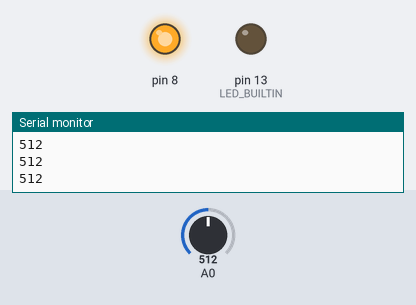
A sketch run on a simulated Arduino Uno, built with avr-gcc and run on an emulated ATmega328P. On the bench: output pins drawn as LEDs (lit = HIGH), the last lines printed to the serial monitor. Inputs (shaded band) come from the test bench; at power-on: A0 = 512.

Above: at 1.2 s.
1.3 s: A0 set to 76
2.8 s: A0 set to 63
At 3.7 s:
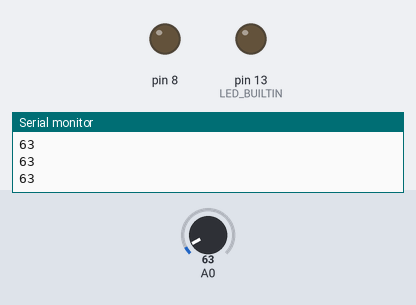
4.3 s: A0 set to 80
At 5.1 s:
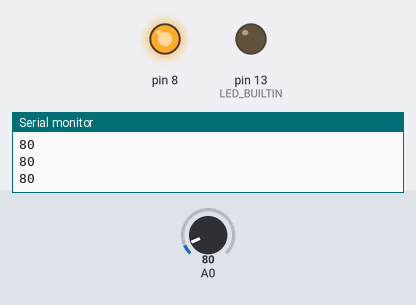
5.8 s: A0 set to 60
At 6.1 s:
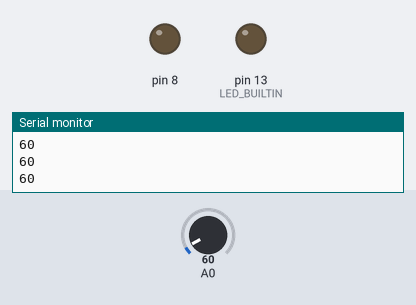
Timing chart, 0 to 8.3 s (numbered marks = the images above; inputs shaded):
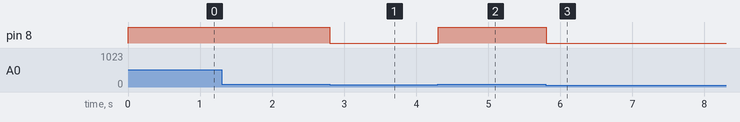

Measured:
- the behaviour switches between 71 and 70 on A0 (found by bisection; images 0 and 1)
- after the input at 2.8 s, pin 8: HIGH → LOW at once
- after the input at 4.3 s, pin 8: LOW → HIGH at once
- after the input at 5.8 s, pin 8: HIGH → LOW at once

The sketch:

latihanLed.ino
```cpp
void setup() {
  Serial.begin(9600);
  pinMode(8, OUTPUT);
  pinMode(LED_BUILTIN, OUTPUT);
}

void loop() {
  int sensorValue = analogRead(A0);
  Serial.println(sensorValue);
  if (sensorValue > 70)

  {
    digitalWrite(8, HIGH);
    //  delay(1000);
  }
  else {
    digitalWrite(8, LOW);
    //  delay(1000);
  }
  delay(10);
}
```
